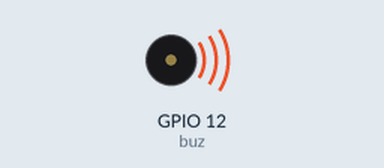
Simulated run of this program. Board: ESP8266 board running MicroPython. On the bench: buzzer (waves = sounding). At 10.0 s the program stops and its outputs stay as they are.

Above: at 0.1 s.
At 10.1 s:
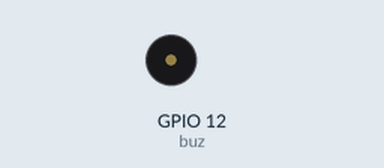
Timing chart, 0 to 11.5 s (numbered marks = the images above):
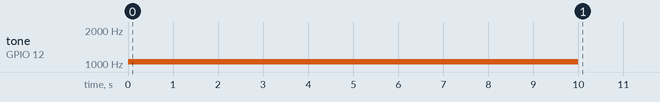

Measured:
- by itself, tone on GPIO 12 (buz): silent → 1047 Hz at 0.00 s, → silent 10.0 s later

The program:

Buzzer.py
```python
import machine
import time

# Set object for buzz and pwm pin
buz = machine.Pin(12, machine.Pin.OUT)

# Attach pwm to buz pin
pwm =machine.PWM(buz)

# Set buzz frequency and duty
pwm.freq(1047)
pwm.duty(512)

time.sleep(10)

# Turn off the buzzer pulse
pwm.duty(0)

# Disconnect pwm from buz pin
pwm.deinit()
```
